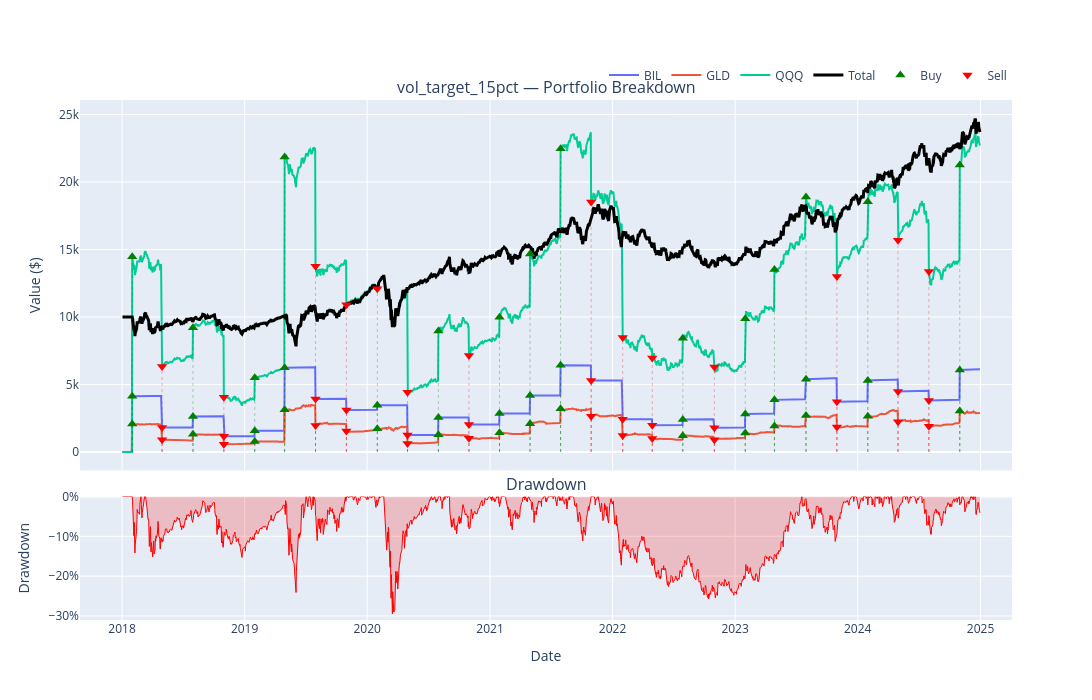

The notebook cell this image was saved under:
### Code cell
result.plot_interactive()

### Figure 1 — Plotly figure (JSON) as saved in the notebook; plotly's stock layout.template omitted (floating-point values rounded to 4 significant figures; data arrays with more than 128 entries replaced by an {"elided": "..."} marker saying what was removed)
{"data": [{"hovertemplate": "%{x|%Y-%m-%d}<br>%{text}<extra></extra>", "mode": "lines", "name": "BIL", "text": {"elided": "1760 str values"}, "type": "scatter", "x": {"elided": "1760 str values"}, "xaxis": "x", "y": {"elided": "1760 float values"}, "yaxis": "y"}, {"hovertemplate": "%{x|%Y-%m-%d}<br>%{text}<extra></extra>", "mode": "lines", "name": "GLD", "text": {"elided": "1760 str values"}, "type": "scatter", "x": {"elided": "1760 str values"}, "xaxis": "x", "y": {"elided": "1760 float values"}, "yaxis": "y"}, {"hovertemplate": "%{x|%Y-%m-%d}<br>%{text}<extra></extra>", "mode": "lines", "name": "QQQ", "text": {"elided": "1760 str values"}, "type": "scatter", "x": {"elided": "1760 str values"}, "xaxis": "x", "y": {"elided": "1760 float values"}, "yaxis": "y"}, {"hovertemplate": "%{x|%Y-%m-%d}<br>%{text}<extra></extra>", "line": {"color": "black", "width": 3}, "mode": "lines", "name": "Total", "text": {"elided": "1760 str values"}, "type": "scatter", "x": {"elided": "1760 str values"}, "xaxis": "x", "y": {"elided": "1760 float values"}, "yaxis": "y"}, {"hoverinfo": "skip", "marker": {"color": "green", "size": 9, "symbol": "triangle-up"}, "mode": "markers", "name": "Buy", "type": "scatter", "x": ["2018-01-31T05:00:00.000000", "2018-01-31T05:00:00.000000", "2018-01-31T05:00:00.000000", "2018-07-31T04:00:00.000000", "2018-07-31T04:00:00.000000", "2018-07-31T04:00:00.000000", "2019-01-31T05:00:00.000000", "2019-01-31T05:00:00.000000", "2019-01-31T05:00:00.000000", "2019-04-30T04:00:00.000000", "2019-04-30T04:00:00.000000", "2019-04-30T04:00:00.000000", "2020-01-31T05:00:00.000000", "2020-01-31T05:00:00.000000", "2020-07-31T04:00:00.000000", "2020-07-31T04:00:00.000000", "2020-07-31T04:00:00.000000", "2021-01-29T05:00:00.000000", "2021-01-29T05:00:00.000000", "2021-01-29T05:00:00.000000", "2021-04-30T04:00:00.000000", "2021-04-30T04:00:00.000000", "2021-04-30T04:00:00.000000", "2021-07-30T04:00:00.000000", "2021-07-30T04:00:00.000000", "2021-07-30T04:00:00.000000", "2022-07-29T04:00:00.000000", "2022-07-29T04:00:00.000000", "2022-07-29T04:00:00.000000", "2023-01-31T05:00:00.000000", "2023-01-31T05:00:00.000000", "2023-01-31T05:00:00.000000", "2023-04-28T04:00:00.000000", "2023-04-28T04:00:00.000000", "2023-04-28T04:00:00.000000", "2023-07-31T04:00:00.000000", "2023-07-31T04:00:00.000000", "2023-07-31T04:00:00.000000", "2024-01-31T05:00:00.000000", "2024-01-31T05:00:00.000000", "2024-01-31T05:00:00.000000", "2024-10-31T04:00:00.000000", "2024-10-31T04:00:00.000000", "2024-10-31T04:00:00.000000"], "xaxis": "x", "y": [14470.0, 4134.0, 2067.0, 9197.0, 2628.0, 1314.0, 5491.0, 1569.0, 784.4, 21850.0, 6242.0, 3121.0, 3453.0, 1726.0, 8966.0, 2562.0, 1281.0, 9972.0, 2849.0, 1425.0, 14670.0, 4193.0, 2096.0, 22460.0, 6416.0, 3208.0, 8423.0, 2407.0, 1203.0, 9869.0, 2820.0, 1410.0, 13510.0, 3861.0, 1930.0, 18890.0, 5397.0, 2699.0, 18540.0, 5296.0, 2648.0, 21270.0, 6076.0, 3038.0], "yaxis": "y"}, {"hoverinfo": "skip", "marker": {"color": "red", "size": 9, "symbol": "triangle-down"}, "mode": "markers", "name": "Sell", "type": "scatter", "x": ["2018-04-30T04:00:00.000000", "2018-04-30T04:00:00.000000", "2018-04-30T04:00:00.000000", "2018-10-31T04:00:00.000000", "2018-10-31T04:00:00.000000", "2018-10-31T04:00:00.000000", "2019-07-31T04:00:00.000000", "2019-07-31T04:00:00.000000", "2019-07-31T04:00:00.000000", "2019-10-31T04:00:00.000000", "2019-10-31T04:00:00.000000", "2019-10-31T04:00:00.000000", "2020-01-31T05:00:00.000000", "2020-04-30T04:00:00.000000", "2020-04-30T04:00:00.000000", "2020-04-30T04:00:00.000000", "2020-10-30T04:00:00.000000", "2020-10-30T04:00:00.000000", "2020-10-30T04:00:00.000000", "2021-10-29T04:00:00.000000", "2021-10-29T04:00:00.000000", "2021-10-29T04:00:00.000000", "2022-01-31T05:00:00.000000", "2022-01-31T05:00:00.000000", "2022-01-31T05:00:00.000000", "2022-04-29T04:00:00.000000", "2022-04-29T04:00:00.000000", "2022-04-29T04:00:00.000000", "2022-10-31T04:00:00.000000", "2022-10-31T04:00:00.000000", "2022-10-31T04:00:00.000000", "2023-10-31T04:00:00.000000", "2023-10-31T04:00:00.000000", "2023-10-31T04:00:00.000000", "2024-04-30T04:00:00.000000", "2024-04-30T04:00:00.000000", "2024-04-30T04:00:00.000000", "2024-07-31T04:00:00.000000", "2024-07-31T04:00:00.000000", "2024-07-31T04:00:00.000000"], "xaxis": "x", "y": [6327.0, 1808.0, 903.8, 4062.0, 1160.0, 580.2, 13760.0, 3931.0, 1965.0, 10900.0, 3115.0, 1558.0, 12080.0, 4430.0, 1266.0, 632.9, 7140.0, 2040.0, 1020.0, 18520.0, 5292.0, 2646.0, 8484.0, 2424.0, 1212.0, 6961.0, 1989.0, 994.4, 6294.0, 1798.0, 899.2, 13000.0, 3715.0, 1857.0, 15690.0, 4482.0, 2241.0, 13380.0, 3822.0, 1911.0], "yaxis": "y"}, {"fill": "tozeroy", "fillcolor": "rgba(255, 0, 0, 0.2)", "hovertemplate": "%{x|%Y-%m-%d}<br>Drawdown: %{y:.2%}<extra></extra>", "line": {"color": "red", "width": 1}, "name": "Drawdown", "showlegend": false, "type": "scatter", "x": {"elided": "1760 str values"}, "xaxis": "x2", "y": {"elided": "1760 float values"}, "yaxis": "y2"}], "layout": {"annotations": [{"font": {"size": 16}, "showarrow": false, "text": "vol_target_15pct — Portfolio Breakdown", "x": 0.5, "xanchor": "center", "xref": "paper", "y": 1.0, "yanchor": "bottom", "yref": "paper"}, {"font": {"size": 16}, "showarrow": false, "text": "Drawdown", "x": 0.5, "xanchor": "center", "xref": "paper", "y": 0.2375, "yanchor": "bottom", "yref": "paper"}], "height": 700, "hovermode": "x unified", "legend": {"orientation": "h", "x": 1, "xanchor": "right", "y": 1.02, "yanchor": "bottom"}, "shapes": [{"line": {"color": "green", "dash": "dot", "width": 1}, "opacity": 0.3, "type": "line", "x0": "2018-01-31T05:00:00+00:00", "x1": "2018-01-31T05:00:00+00:00", "xref": "x", "y0": 0, "y1": 14470.0, "yref": "y"}, {"line": {"color": "green", "dash": "dot", "width": 1}, "opacity": 0.3, "type": "line", "x0": "2018-01-31T05:00:00+00:00", "x1": "2018-01-31T05:00:00+00:00", "xref": "x", "y0": 0, "y1": 4134.0, "yref": "y"}, {"line": {"color": "green", "dash": "dot", "width": 1}, "opacity": 0.3, "type": "line", "x0": "2018-01-31T05:00:00+00:00", "x1": "2018-01-31T05:00:00+00:00", "xref": "x", "y0": 0, "y1": 2067.0, "yref": "y"}, {"line": {"color": "green", "dash": "dot", "width": 1}, "opacity": 0.3, "type": "line", "x0": "2018-07-31T04:00:00+00:00", "x1": "2018-07-31T04:00:00+00:00", "xref": "x", "y0": 0, "y1": 9197.0, "yref": "y"}, {"line": {"color": "green", "dash": "dot", "width": 1}, "opacity": 0.3, "type": "line", "x0": "2018-07-31T04:00:00+00:00", "x1": "2018-07-31T04:00:00+00:00", "xref": "x", "y0": 0, "y1": 2628.0, "yref": "y"}, {"line": {"color": "green", "dash": "dot", "width": 1}, "opacity": 0.3, "type": "line", "x0": "2018-07-31T04:00:00+00:00", "x1": "2018-07-31T04:00:00+00:00", "xref": "x", "y0": 0, "y1": 1314.0, "yref": "y"}, {"line": {"color": "green", "dash": "dot", "width": 1}, "opacity": 0.3, "type": "line", "x0": "2019-01-31T05:00:00+00:00", "x1": "2019-01-31T05:00:00+00:00", "xref": "x", "y0": 0, "y1": 5491.0, "yref": "y"}, {"line": {"color": "green", "dash": "dot", "width": 1}, "opacity": 0.3, "type": "line", "x0": "2019-01-31T05:00:00+00:00", "x1": "2019-01-31T05:00:00+00:00", "xref": "x", "y0": 0, "y1": 1569.0, "yref": "y"}, {"line": {"color": "green", "dash": "dot", "width": 1}, "opacity": 0.3, "type": "line", "x0": "2019-01-31T05:00:00+00:00", "x1": "2019-01-31T05:00:00+00:00", "xref": "x", "y0": 0, "y1": 784.4, "yref": "y"}, {"line": {"color": "green", "dash": "dot", "width": 1}, "opacity": 0.3, "type": "line", "x0": "2019-04-30T04:00:00+00:00", "x1": "2019-04-30T04:00:00+00:00", "xref": "x", "y0": 0, "y1": 21850.0, "yref": "y"}, {"line": {"color": "green", "dash": "dot", "width": 1}, "opacity": 0.3, "type": "line", "x0": "2019-04-30T04:00:00+00:00", "x1": "2019-04-30T04:00:00+00:00", "xref": "x", "y0": 0, "y1": 6242.0, "yref": "y"}, {"line": {"color": "green", "dash": "dot", "width": 1}, "opacity": 0.3, "type": "line", "x0": "2019-04-30T04:00:00+00:00", "x1": "2019-04-30T04:00:00+00:00", "xref": "x", "y0": 0, "y1": 3121.0, "yref": "y"}, {"line": {"color": "green", "dash": "dot", "width": 1}, "opacity": 0.3, "type": "line", "x0": "2020-01-31T05:00:00+00:00", "x1": "2020-01-31T05:00:00+00:00", "xref": "x", "y0": 0, "y1": 3453.0, "yref": "y"}, {"line": {"color": "green", "dash": "dot", "width": 1}, "opacity": 0.3, "type": "line", "x0": "2020-01-31T05:00:00+00:00", "x1": "2020-01-31T05:00:00+00:00", "xref": "x", "y0": 0, "y1": 1726.0, "yref": "y"}, {"line": {"color": "green", "dash": "dot", "width": 1}, "opacity": 0.3, "type": "line", "x0": "2020-07-31T04:00:00+00:00", "x1": "2020-07-31T04:00:00+00:00", "xref": "x", "y0": 0, "y1": 8966.0, "yref": "y"}, {"line": {"color": "green", "dash": "dot", "width": 1}, "opacity": 0.3, "type": "line", "x0": "2020-07-31T04:00:00+00:00", "x1": "2020-07-31T04:00:00+00:00", "xref": "x", "y0": 0, "y1": 2562.0, "yref": "y"}, {"line": {"color": "green", "dash": "dot", "width": 1}, "opacity": 0.3, "type": "line", "x0": "2020-07-31T04:00:00+00:00", "x1": "2020-07-31T04:00:00+00:00", "xref": "x", "y0": 0, "y1": 1281.0, "yref": "y"}, {"line": {"color": "green", "dash": "dot", "width": 1}, "opacity": 0.3, "type": "line", "x0": "2021-01-29T05:00:00+00:00", "x1": "2021-01-29T05:00:00+00:00", "xref": "x", "y0": 0, "y1": 9972.0, "yref": "y"}, {"line": {"color": "green", "dash": "dot", "width": 1}, "opacity": 0.3, "type": "line", "x0": "2021-01-29T05:00:00+00:00", "x1": "2021-01-29T05:00:00+00:00", "xref": "x", "y0": 0, "y1": 2849.0, "yref": "y"}, {"line": {"color": "green", "dash": "dot", "width": 1}, "opacity": 0.3, "type": "line", "x0": "2021-01-29T05:00:00+00:00", "x1": "2021-01-29T05:00:00+00:00", "xref": "x", "y0": 0, "y1": 1425.0, "yref": "y"}, {"line": {"color": "green", "dash": "dot", "width": 1}, "opacity": 0.3, "type": "line", "x0": "2021-04-30T04:00:00+00:00", "x1": "2021-04-30T04:00:00+00:00", "xref": "x", "y0": 0, "y1": 14670.0, "yref": "y"}, {"line": {"color": "green", "dash": "dot", "width": 1}, "opacity": 0.3, "type": "line", "x0": "2021-04-30T04:00:00+00:00", "x1": "2021-04-30T04:00:00+00:00", "xref": "x", "y0": 0, "y1": 4193.0, "yref": "y"}, {"line": {"color": "green", "dash": "dot", "width": 1}, "opacity": 0.3, "type": "line", "x0": "2021-04-30T04:00:00+00:00", "x1": "2021-04-30T04:00:00+00:00", "xref": "x", "y0": 0, "y1": 2096.0, "yref": "y"}, {"line": {"color": "green", "dash": "dot", "width": 1}, "opacity": 0.3, "type": "line", "x0": "2021-07-30T04:00:00+00:00", "x1": "2021-07-30T04:00:00+00:00", "xref": "x", "y0": 0, "y1": 22460.0, "yref": "y"}, {"line": {"color": "green", "dash": "dot", "width": 1}, "opacity": 0.3, "type": "line", "x0": "2021-07-30T04:00:00+00:00", "x1": "2021-07-30T04:00:00+00:00", "xref": "x", "y0": 0, "y1": 6416.0, "yref": "y"}, {"line": {"color": "green", "dash": "dot", "width": 1}, "opacity": 0.3, "type": "line", "x0": "2021-07-30T04:00:00+00:00", "x1": "2021-07-30T04:00:00+00:00", "xref": "x", "y0": 0, "y1": 3208.0, "yref": "y"}, {"line": {"color": "green", "dash": "dot", "width": 1}, "opacity": 0.3, "type": "line", "x0": "2022-07-29T04:00:00+00:00", "x1": "2022-07-29T04:00:00+00:00", "xref": "x", "y0": 0, "y1": 8423.0, "yref": "y"}, {"line": {"color": "green", "dash": "dot", "width": 1}, "opacity": 0.3, "type": "line", "x0": "2022-07-29T04:00:00+00:00", "x1": "2022-07-29T04:00:00+00:00", "xref": "x", "y0": 0, "y1": 2407.0, "yref": "y"}, {"line": {"color": "green", "dash": "dot", "width": 1}, "opacity": 0.3, "type": "line", "x0": "2022-07-29T04:00:00+00:00", "x1": "2022-07-29T04:00:00+00:00", "xref": "x", "y0": 0, "y1": 1203.0, "yref": "y"}, {"line": {"color": "green", "dash": "dot", "width": 1}, "opacity": 0.3, "type": "line", "x0": "2023-01-31T05:00:00+00:00", "x1": "2023-01-31T05:00:00+00:00", "xref": "x", "y0": 0, "y1": 9869.0, "yref": "y"}, {"line": {"color": "green", "dash": "dot", "width": 1}, "opacity": 0.3, "type": "line", "x0": "2023-01-31T05:00:00+00:00", "x1": "2023-01-31T05:00:00+00:00", "xref": "x", "y0": 0, "y1": 2820.0, "yref": "y"}, {"line": {"color": "green", "dash": "dot", "width": 1}, "opacity": 0.3, "type": "line", "x0": "2023-01-31T05:00:00+00:00", "x1": "2023-01-31T05:00:00+00:00", "xref": "x", "y0": 0, "y1": 1410.0, "yref": "y"}, {"line": {"color": "green", "dash": "dot", "width": 1}, "opacity": 0.3, "type": "line", "x0": "2023-04-28T04:00:00+00:00", "x1": "2023-04-28T04:00:00+00:00", "xref": "x", "y0": 0, "y1": 13510.0, "yref": "y"}, {"line": {"color": "green", "dash": "dot", "width": 1}, "opacity": 0.3, "type": "line", "x0": "2023-04-28T04:00:00+00:00", "x1": "2023-04-28T04:00:00+00:00", "xref": "x", "y0": 0, "y1": 3861.0, "yref": "y"}, {"line": {"color": "green", "dash": "dot", "width": 1}, "opacity": 0.3, "type": "line", "x0": "2023-04-28T04:00:00+00:00", "x1": "2023-04-28T04:00:00+00:00", "xref": "x", "y0": 0, "y1": 1930.0, "yref": "y"}, {"line": {"color": "green", "dash": "dot", "width": 1}, "opacity": 0.3, "type": "line", "x0": "2023-07-31T04:00:00+00:00", "x1": "2023-07-31T04:00:00+00:00", "xref": "x", "y0": 0, "y1": 18890.0, "yref": "y"}, {"line": {"color": "green", "dash": "dot", "width": 1}, "opacity": 0.3, "type": "line", "x0": "2023-07-31T04:00:00+00:00", "x1": "2023-07-31T04:00:00+00:00", "xref": "x", "y0": 0, "y1": 5397.0, "yref": "y"}, {"line": {"color": "green", "dash": "dot", "width": 1}, "opacity": 0.3, "type": "line", "x0": "2023-07-31T04:00:00+00:00", "x1": "2023-07-31T04:00:00+00:00", "xref": "x", "y0": 0, "y1": 2699.0, "yref": "y"}, {"line": {"color": "green", "dash": "dot", "width": 1}, "opacity": 0.3, "type": "line", "x0": "2024-01-31T05:00:00+00:00", "x1": "2024-01-31T05:00:00+00:00", "xref": "x", "y0": 0, "y1": 18540.0, "yref": "y"}, {"line": {"color": "green", "dash": "dot", "width": 1}, "opacity": 0.3, "type": "line", "x0": "2024-01-31T05:00:00+00:00", "x1": "2024-01-31T05:00:00+00:00", "xref": "x", "y0": 0, "y1": 5296.0, "yref": "y"}, {"line": {"color": "green", "dash": "dot", "width": 1}, "opacity": 0.3, "type": "line", "x0": "2024-01-31T05:00:00+00:00", "x1": "2024-01-31T05:00:00+00:00", "xref": "x", "y0": 0, "y1": 2648.0, "yref": "y"}, {"line": {"color": "green", "dash": "dot", "width": 1}, "opacity": 0.3, "type": "line", "x0": "2024-10-31T04:00:00+00:00", "x1": "2024-10-31T04:00:00+00:00", "xref": "x", "y0": 0, "y1": 21270.0, "yref": "y"}, {"line": {"color": "green", "dash": "dot", "width": 1}, "opacity": 0.3, "type": "line", "x0": "2024-10-31T04:00:00+00:00", "x1": "2024-10-31T04:00:00+00:00", "xref": "x", "y0": 0, "y1": 6076.0, "yref": "y"}, {"line": {"color": "green", "dash": "dot", "width": 1}, "opacity": 0.3, "type": "line", "x0": "2024-10-31T04:00:00+00:00", "x1": "2024-10-31T04:00:00+00:00", "xref": "x", "y0": 0, "y1": 3038.0, "yref": "y"}, {"line": {"color": "red", "dash": "dot", "width": 1}, "opacity": 0.3, "type": "line", "x0": "2018-04-30T04:00:00+00:00", "x1": "2018-04-30T04:00:00+00:00", "xref": "x", "y0": 0, "y1": 6327.0, "yref": "y"}, {"line": {"color": "red", "dash": "dot", "width": 1}, "opacity": 0.3, "type": "line", "x0": "2018-04-30T04:00:00+00:00", "x1": "2018-04-30T04:00:00+00:00", "xref": "x", "y0": 0, "y1": 1808.0, "yref": "y"}, {"line": {"color": "red", "dash": "dot", "width": 1}, "opacity": 0.3, "type": "line", "x0": "2018-04-30T04:00:00+00:00", "x1": "2018-04-30T04:00:00+00:00", "xref": "x", "y0": 0, "y1": 903.8, "yref": "y"}, {"line": {"color": "red", "dash": "dot", "width": 1}, "opacity": 0.3, "type": "line", "x0": "2018-10-31T04:00:00+00:00", "x1": "2018-10-31T04:00:00+00:00", "xref": "x", "y0": 0, "y1": 4062.0, "yref": "y"}, {"line": {"color": "red", "dash": "dot", "width": 1}, "opacity": 0.3, "type": "line", "x0": "2018-10-31T04:00:00+00:00", "x1": "2018-10-31T04:00:00+00:00", "xref": "x", "y0": 0, "y1": 1160.0, "yref": "y"}, {"line": {"color": "red", "dash": "dot", "width": 1}, "opacity": 0.3, "type": "line", "x0": "2018-10-31T04:00:00+00:00", "x1": "2018-10-31T04:00:00+00:00", "xref": "x", "y0": 0, "y1": 580.2, "yref": "y"}, {"line": {"color": "red", "dash": "dot", "width": 1}, "opacity": 0.3, "type": "line", "x0": "2019-07-31T04:00:00+00:00", "x1": "2019-07-31T04:00:00+00:00", "xref": "x", "y0": 0, "y1": 13760.0, "yref": "y"}, {"line": {"color": "red", "dash": "dot", "width": 1}, "opacity": 0.3, "type": "line", "x0": "2019-07-31T04:00:00+00:00", "x1": "2019-07-31T04:00:00+00:00", "xref": "x", "y0": 0, "y1": 3931.0, "yref": "y"}, {"line": {"color": "red", "dash": "dot", "width": 1}, "opacity": 0.3, "type": "line", "x0": "2019-07-31T04:00:00+00:00", "x1": "2019-07-31T04:00:00+00:00", "xref": "x", "y0": 0, "y1": 1965.0, "yref": "y"}, {"line": {"color": "red", "dash": "dot", "width": 1}, "opacity": 0.3, "type": "line", "x0": "2019-10-31T04:00:00+00:00", "x1": "2019-10-31T04:00:00+00:00", "xref": "x", "y0": 0, "y1": 10900.0, "yref": "y"}, {"line": {"color": "red", "dash": "dot", "width": 1}, "opacity": 0.3, "type": "line", "x0": "2019-10-31T04:00:00+00:00", "x1": "2019-10-31T04:00:00+00:00", "xref": "x", "y0": 0, "y1": 3115.0, "yref": "y"}, {"line": {"color": "red", "dash": "dot", "width": 1}, "opacity": 0.3, "type": "line", "x0": "2019-10-31T04:00:00+00:00", "x1": "2019-10-31T04:00:00+00:00", "xref": "x", "y0": 0, "y1": 1558.0, "yref": "y"}, {"line": {"color": "red", "dash": "dot", "width": 1}, "opacity": 0.3, "type": "line", "x0": "2020-01-31T05:00:00+00:00", "x1": "2020-01-31T05:00:00+00:00", "xref": "x", "y0": 0, "y1": 12080.0, "yref": "y"}, {"line": {"color": "red", "dash": "dot", "width": 1}, "opacity": 0.3, "type": "line", "x0": "2020-04-30T04:00:00+00:00", "x1": "2020-04-30T04:00:00+00:00", "xref": "x", "y0": 0, "y1": 4430.0, "yref": "y"}, {"line": {"color": "red", "dash": "dot", "width": 1}, "opacity": 0.3, "type": "line", "x0": "2020-04-30T04:00:00+00:00", "x1": "2020-04-30T04:00:00+00:00", "xref": "x", "y0": 0, "y1": 1266.0, "yref": "y"}, {"line": {"color": "red", "dash": "dot", "width": 1}, "opacity": 0.3, "type": "line", "x0": "2020-04-30T04:00:00+00:00", "x1": "2020-04-30T04:00:00+00:00", "xref": "x", "y0": 0, "y1": 632.9, "yref": "y"}, {"line": {"color": "red", "dash": "dot", "width": 1}, "opacity": 0.3, "type": "line", "x0": "2020-10-30T04:00:00+00:00", "x1": "2020-10-30T04:00:00+00:00", "xref": "x", "y0": 0, "y1": 7140.0, "yref": "y"}, {"line": {"color": "red", "dash": "dot", "width": 1}, "opacity": 0.3, "type": "line", "x0": "2020-10-30T04:00:00+00:00", "x1": "2020-10-30T04:00:00+00:00", "xref": "x", "y0": 0, "y1": 2040.0, "yref": "y"}, {"line": {"color": "red", "dash": "dot", "width": 1}, "opacity": 0.3, "type": "line", "x0": "2020-10-30T04:00:00+00:00", "x1": "2020-10-30T04:00:00+00:00", "xref": "x", "y0": 0, "y1": 1020.0, "yref": "y"}, {"line": {"color": "red", "dash": "dot", "width": 1}, "opacity": 0.3, "type": "line", "x0": "2021-10-29T04:00:00+00:00", "x1": "2021-10-29T04:00:00+00:00", "xref": "x", "y0": 0, "y1": 18520.0, "yref": "y"}, {"line": {"color": "red", "dash": "dot", "width": 1}, "opacity": 0.3, "type": "line", "x0": "2021-10-29T04:00:00+00:00", "x1": "2021-10-29T04:00:00+00:00", "xref": "x", "y0": 0, "y1": 5292.0, "yref": "y"}, {"line": {"color": "red", "dash": "dot", "width": 1}, "opacity": 0.3, "type": "line", "x0": "2021-10-29T04:00:00+00:00", "x1": "2021-10-29T04:00:00+00:00", "xref": "x", "y0": 0, "y1": 2646.0, "yref": "y"}, {"line": {"color": "red", "dash": "dot", "width": 1}, "opacity": 0.3, "type": "line", "x0": "2022-01-31T05:00:00+00:00", "x1": "2022-01-31T05:00:00+00:00", "xref": "x", "y0": 0, "y1": 8484.0, "yref": "y"}, {"line": {"color": "red", "dash": "dot", "width": 1}, "opacity": 0.3, "type": "line", "x0": "2022-01-31T05:00:00+00:00", "x1": "2022-01-31T05:00:00+00:00", "xref": "x", "y0": 0, "y1": 2424.0, "yref": "y"}, {"line": {"color": "red", "dash": "dot", "width": 1}, "opacity": 0.3, "type": "line", "x0": "2022-01-31T05:00:00+00:00", "x1": "2022-01-31T05:00:00+00:00", "xref": "x", "y0": 0, "y1": 1212.0, "yref": "y"}, {"line": {"color": "red", "dash": "dot", "width": 1}, "opacity": 0.3, "type": "line", "x0": "2022-04-29T04:00:00+00:00", "x1": "2022-04-29T04:00:00+00:00", "xref": "x", "y0": 0, "y1": 6961.0, "yref": "y"}, {"line": {"color": "red", "dash": "dot", "width": 1}, "opacity": 0.3, "type": "line", "x0": "2022-04-29T04:00:00+00:00", "x1": "2022-04-29T04:00:00+00:00", "xref": "x", "y0": 0, "y1": 1989.0, "yref": "y"}, {"line": {"color": "red", "dash": "dot", "width": 1}, "opacity": 0.3, "type": "line", "x0": "2022-04-29T04:00:00+00:00", "x1": "2022-04-29T04:00:00+00:00", "xref": "x", "y0": 0, "y1": 994.4, "yref": "y"}, {"line": {"color": "red", "dash": "dot", "width": 1}, "opacity": 0.3, "type": "line", "x0": "2022-10-31T04:00:00+00:00", "x1": "2022-10-31T04:00:00+00:00", "xref": "x", "y0": 0, "y1": 6294.0, "yref": "y"}, {"line": {"color": "red", "dash": "dot", "width": 1}, "opacity": 0.3, "type": "line", "x0": "2022-10-31T04:00:00+00:00", "x1": "2022-10-31T04:00:00+00:00", "xref": "x", "y0": 0, "y1": 1798.0, "yref": "y"}, {"line": {"color": "red", "dash": "dot", "width": 1}, "opacity": 0.3, "type": "line", "x0": "2022-10-31T04:00:00+00:00", "x1": "2022-10-31T04:00:00+00:00", "xref": "x", "y0": 0, "y1": 899.2, "yref": "y"}, {"line": {"color": "red", "dash": "dot", "width": 1}, "opacity": 0.3, "type": "line", "x0": "2023-10-31T04:00:00+00:00", "x1": "2023-10-31T04:00:00+00:00", "xref": "x", "y0": 0, "y1": 13000.0, "yref": "y"}, {"line": {"color": "red", "dash": "dot", "width": 1}, "opacity": 0.3, "type": "line", "x0": "2023-10-31T04:00:00+00:00", "x1": "2023-10-31T04:00:00+00:00", "xref": "x", "y0": 0, "y1": 3715.0, "yref": "y"}, {"line": {"color": "red", "dash": "dot", "width": 1}, "opacity": 0.3, "type": "line", "x0": "2023-10-31T04:00:00+00:00", "x1": "2023-10-31T04:00:00+00:00", "xref": "x", "y0": 0, "y1": 1857.0, "yref": "y"}, {"line": {"color": "red", "dash": "dot", "width": 1}, "opacity": 0.3, "type": "line", "x0": "2024-04-30T04:00:00+00:00", "x1": "2024-04-30T04:00:00+00:00", "xref": "x", "y0": 0, "y1": 15690.0, "yref": "y"}, {"line": {"color": "red", "dash": "dot", "width": 1}, "opacity": 0.3, "type": "line", "x0": "2024-04-30T04:00:00+00:00", "x1": "2024-04-30T04:00:00+00:00", "xref": "x", "y0": 0, "y1": 4482.0, "yref": "y"}, {"line": {"color": "red", "dash": "dot", "width": 1}, "opacity": 0.3, "type": "line", "x0": "2024-04-30T04:00:00+00:00", "x1": "2024-04-30T04:00:00+00:00", "xref": "x", "y0": 0, "y1": 2241.0, "yref": "y"}, {"line": {"color": "red", "dash": "dot", "width": 1}, "opacity": 0.3, "type": "line", "x0": "2024-07-31T04:00:00+00:00", "x1": "2024-07-31T04:00:00+00:00", "xref": "x", "y0": 0, "y1": 13380.0, "yref": "y"}, {"line": {"color": "red", "dash": "dot", "width": 1}, "opacity": 0.3, "type": "line", "x0": "2024-07-31T04:00:00+00:00", "x1": "2024-07-31T04:00:00+00:00", "xref": "x", "y0": 0, "y1": 3822.0, "yref": "y"}, {"line": {"color": "red", "dash": "dot", "width": 1}, "opacity": 0.3, "type": "line", "x0": "2024-07-31T04:00:00+00:00", "x1": "2024-07-31T04:00:00+00:00", "xref": "x", "y0": 0, "y1": 1911.0, "yref": "y"}], "width": 1200, "xaxis": {"anchor": "y", "domain": [0, 1], "matches": "x2", "showticklabels": false}, "xaxis2": {"anchor": "y2", "domain": [0, 1], "title": {"text": "Date"}}, "yaxis": {"anchor": "x", "domain": [0.2875, 1.0], "title": {"text": "Value ($)"}}, "yaxis2": {"anchor": "x2", "domain": [0, 0.2375], "tickformat": ".0%", "title": {"text": "Drawdown"}}}}
